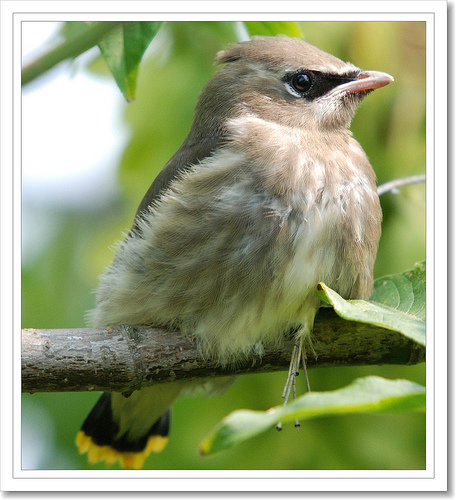
#> input picture HW1/data/testing_images/0135.jpg, 456 x 500 px, given as the content of the folder dataset/val_HR_data, which was not available
$ python prepare_dataset.py
#> lines starting #> are read from the running program, lines starting #| are printed output that depends on the picture; pictures that were not available may be replaced by others from this repository, and a replacement may not be noted
#> in main, image is the input picture: shape (500, 456, 3); mean R, G, B 152.4, 161.6, 125
import os
import glob
import tqdm
import imageio
import argparse
import numpy as np
from PIL import Image


def get_LR_image(HR_image, scale):
    h, w = HR_image.shape[:2]
    h /= scale
    w /= scale
    LR_image = np.array(
        Image.fromarray(HR_image).resize((int(w), int(h)), Image.BICUBIC)
        )

    return LR_image


def clip(image, scale):
#> called with scale = 3
    channel = len(image.shape)
#> channel = 3
    h, w = image.shape[:2]
#> h = 500; w = 456
    h -= np.mod(h, scale)
#> h = 498
    w -= np.mod(w, scale)

    if channel == 3:
        clip_image = image[0:h, 0:w, :]
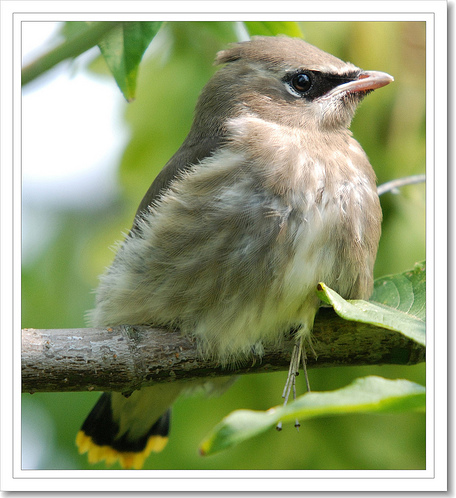
#> clip_image: shape (498, 456, 3); mean R, G, B 152, 161.3, 124.5

    else:
        clip_image = image[0:h, 0:w]

    return clip_image


def main(args):
    data_list = os.listdir(os.path.join(args.dataset))
    HR_root = os.path.join(args.save_root, f'{args.mode}_HR_x{args.scale}')
    LR_root = os.path.join(args.save_root, f'{args.mode}_LR_x{args.scale}')

    os.makedirs(HR_root, exist_ok=True)
    os.makedirs(LR_root, exist_ok=True)

    for i, image_name in tqdm.tqdm(enumerate(data_list)):
        image = imageio.imread(os.path.join(args.dataset, image_name))
        HR_image = clip(image, args.scale)
        LR_image = get_LR_image(HR_image, args.scale)
#> in get_LR_image, `LR_image = np.array( Image.fromarray(HR_image).resize((int(w), int(h))..`:
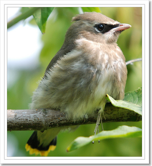
#> LR_image: shape (166, 152, 3); mean R, G, B 151.9, 161.2, 124.4

        imageio.imwrite(os.path.join(HR_root, image_name), HR_image)
        imageio.imwrite(os.path.join(LR_root, image_name), LR_image)
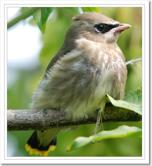
#> saved as 0135.jpg: shape (166, 152, 3); mean R, G, B 151.8, 161, 124.3

    print('finish!')

    return


if __name__ == '__main__':
    parser = argparse.ArgumentParser()
    parser.add_argument('--mode', type=str,
                        default='val',
                        help='prepare training set')
    parser.add_argument('--dataset', type=str,
                        default='dataset/val_HR_data',
                        help='dataset')
    parser.add_argument('--save_root', type=str,
                        default='dataset',
                        help='save root')
    parser.add_argument('--augment', type=bool,
                        default=False,
                        help='use data augmentation')
    parser.add_argument('--scale', type=int,
                        default=3,
                        help='scale')
    args = parser.parse_args()

    main(args)

$ run again, on HW1/data/testing_images/0232.jpg
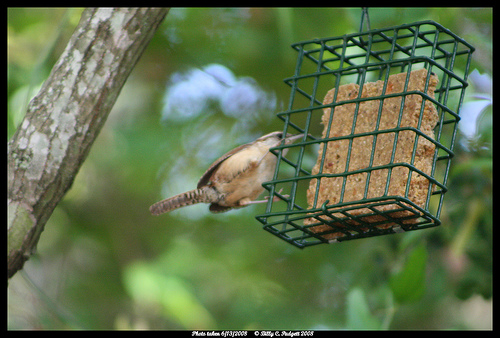
#> input picture HW1/data/testing_images/0232.jpg, 500 x 338 px, given as the content of the folder dataset/val_HR_data, which was not available
#> in main, image is the input picture: shape (338, 500, 3); mean R, G, B 95, 111.8, 75.7
#> in clip, `clip_image = image[0:h, 0:w, :]`:
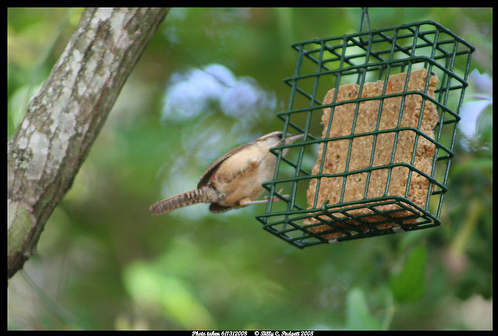
#> clip_image: shape (336, 498, 3); mean R, G, B 96, 112.9, 76.4
#> in main, `imageio.imwrite(os.path.join(LR_root, image_name), LR_image)`:
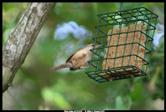
#> saved as 0232.jpg: shape (112, 166, 3); mean R, G, B 96.2, 113.1, 76.8

$ run again, on HW1/data/testing_images/0269.jpg
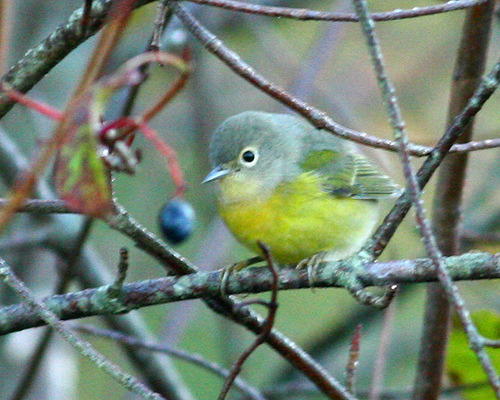
#> input picture HW1/data/testing_images/0269.jpg, 500 x 400 px, given as the content of the folder dataset/val_HR_data, which was not available
#> in main, image is the input picture: shape (400, 500, 3); mean R, G, B 114.6, 130.1, 113.6
#> in clip, `clip_image = image[0:h, 0:w, :]`:
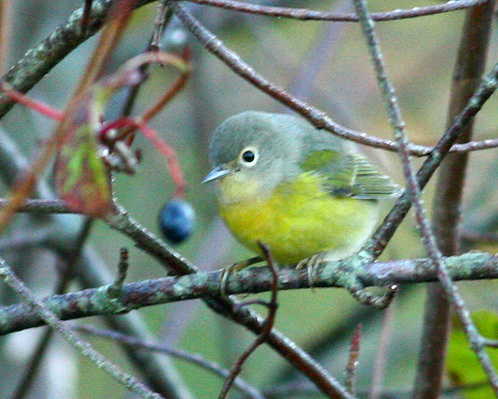
#> clip_image: shape (399, 498, 3); mean R, G, B 114.7, 130, 113.7
#> in main, `imageio.imwrite(os.path.join(LR_root, image_name), LR_image)`:
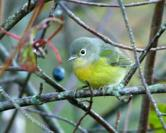
#> saved as 0269.jpg: shape (133, 166, 3); mean R, G, B 114.7, 130, 113.8
